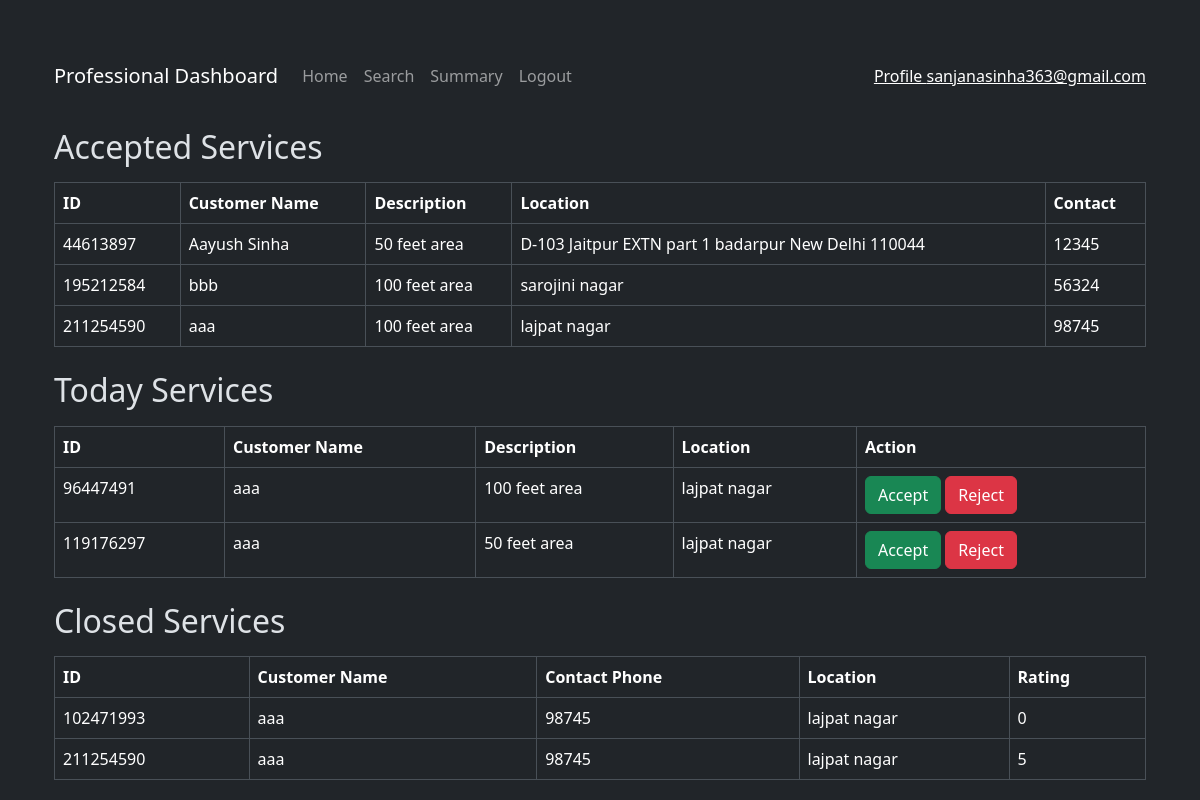
The app's page /professional_dashboard (signed in) with its own data.
### models.py (models this page shows)
class User(db.Model):
    __tablename__ = "user"
    id = db.Column(db.Integer, primary_key=True)
    username = db.Column(db.String(80), unique=True, nullable=False)
    passhash = db.Column(db.String(80), nullable=False)
    name = db.Column(db.String(80), nullable=False)
    role = db.Column(db.String(20), nullable=False)
    professional = db.relationship('Professional', backref='user', lazy=True)
    customer = db.relationship('Customer', backref='user', lazy=True)

class ServiceRequest(db.Model):
    __tablename__ = 'service_request'
    id = db.Column(db.Integer, primary_key=True)
    customer_id = db.Column(db.Integer, db.ForeignKey('customer.id'), nullable=False)  # Reference to Customer
    professional_id = db.Column(db.Integer, db.ForeignKey('professional.id'), nullable=True)  # Reference to Professional
    service_id = db.Column(db.Integer, db.ForeignKey('service.id'), nullable=False)
    date_of_request = db.Column(db.DateTime, default=datetime.utcnow, nullable=False)
    date_of_completion = db.Column(db.DateTime, nullable=True)
    status = db.Column(db.String(20), default='requested', nullable=False)
    rating = db.Column(db.Integer, nullable=True)
    remarks = db.Column(db.Text, nullable=True)
    customer = db.relationship('Customer', back_populates='service_requests')
    service = db.relationship('Service', back_populates='service_requests')
    professional = db.relationship('Professional', back_populates='service_requests')
    review = db.relationship('Review', back_populates='service_request', lazy=True)

class Service(db.Model):
    __tablename__ = 'service'
    id = db.Column(db.Integer, primary_key=True)
    service_name = db.Column(db.String(80), unique=False, nullable=False)
    description = db.Column(db.Text, nullable=False)
    price = db.Column(db.Float, nullable=False)
    time_required = db.Column(db.Integer, nullable=False)
    service_requests = db.relationship('ServiceRequest', back_populates='service', lazy=True)

class Customer(db.Model):
    __tablename__ = 'customer'
    id = db.Column(db.Integer, db.ForeignKey('user.id'), primary_key=True)
    address = db.Column(db.Text, nullable=False)
    pincode = db.Column(db.String(6), nullable=False)
    contact = db.Column(db.String(10), nullable=False)
    service_requests = db.relationship('ServiceRequest', back_populates='customer', lazy=True)

### app.py (the view)
@app.route('/professional_dashboard')
def professional_dashboard():
    user_id = session['user_id']
    professional = Professional.query.get(user_id)
    user = User.query.get(user_id)
    service = Service.query.all()
    accepted_services = ServiceRequest.query.filter_by(professional_id=user_id).all()
    today_services = (
    db.session.query(ServiceRequest)
    .join(Service)
    .filter(Service.service_name == professional.service_name)
    .filter(ServiceRequest.status == 'requested')
    .all()
)
    closed_services = (
    db.session.query(ServiceRequest)
    .join(Service)
    .filter(Service.service_name == professional.service_name)
    .filter(ServiceRequest.status == 'closed')
    .all()
)
    print(today_services, 'today_services')
    print(professional.address,service)
    return render_template('professional_dashboard.html',accepted_services=accepted_services,today_services=today_services, closed_services=closed_services,professional=professional, service=service,user=user)

### templates/professional_dashboard.html (shortened to what this page needs)
{% extends "layout.html" %}  {% block content %}
<div class="container mt-5">
  <nav class="navbar navbar-expand-lg navbar-dark bg-dark">
    <a class="navbar-brand" href="#">Professional Dashboard</a>
    <div class="collapse navbar-collapse">
      <ul class="navbar-nav mr-auto">
        <li class="nav-item">
          <a class="nav-link" href="">Home</a>
        </li>
        <li class="nav-item">
          <a class="nav-link" href="">Search</a>
        </li>
        <li class="nav-item">
          <a class="nav-link" href="">Summary</a>
        </li>
        <li class="nav-item">
          <a class="nav-link" href="">Logout</a>
        </li>
      </ul>
    </div>
    <span class="navbar-text">
      <a href="">Profile {{ user.username }}</a>
    </span>
  </nav>
  <h2 class="mt-4">Accepted Services</h2>
  <table class="table table-bordered mt-3">
    <thead>
      <tr>
        <th>ID</th>
        <th>Customer Name</th>
        <th>Description</th>
        <th>Location</th>
        <th>Contact</th>
      </tr>
    </thead>
    <tbody>
      {% for service_request in accepted_services %}
      <tr>
        <td>{{ service_request.id }}</td>
        <td>{{ service_request.customer.user.name }}</td>
        <td>{{ service_request.service.description }}</td>
        <td>{{ service_request.customer.address }}</td>
        <td>{{ service_request.customer.contact}}</td>
      </tr>
      {% endfor %}
    </tbody>
  </table>
  <h2 class="mt-4">Today Services</h2>
  <table class="table table-bordered mt-3">
    <thead>
      <tr>
        <th>ID</th>
        <th>Customer Name</th>
        <th>Description</th>
        <th>Location</th>
        <th>Action</th>
      </tr>
    </thead>
    <tbody>
      {% for service_request in today_services %}
      <tr>
        <td>{{ service_request.id }}</td>
        <td>{{ service_request.customer.user.name }}</td>
        <td>{{ service_request.service.description }}</td>
        <td>{{ service_request.customer.address }}</td>
        <td>
          <a
            href="{{ url_for('accept_service', service_id=service_request.id) }}"
            class="btn btn-success"
            >Accept</a
          >
          <a
            href="{{ url_for('reject_service', service_id=service_request.id) }}"
            class="btn btn-danger"
            >Reject</a
          >
        </td>
      </tr>
      {% endfor %}
    </tbody>
  </table>
  <h2 class="mt-4">Closed Services</h2>
  <table class="table table-bordered mt-3">
    <thead>
      <tr>
        <th>ID</th>
        <th>Customer Name</th>
        <th>Contact Phone</th>
        <th>Location</th>
        <th>Rating</th>
      </tr>
    </thead>
    <tbody>
      {% for service_request in closed_services %}
      <tr>
        <td>{{ service_request.id }}</td>
        <td>{{ service_request.customer.user.name }}</td>
        <td>{{ service_request.customer.contact }}</td>
        <td>{{ service_request.customer.address }}</td>
        <td>{{ service_request.rating }}</td>
      </tr>
      {% endfor %}
    </tbody>
  </table>
</div>
{% endblock %}

### records on screen
User: username "sanjanasinha363@gmail.com"
ServiceRequest: id "44613897", customer.user.name "Aayush Sinha", service.description "50 feet area", customer.address "D-103 Jaitpur EXTN part 1 badarpur New Delhi 110044", customer.contact "12345"
ServiceRequest: id "195212584", customer.user.name "bbb", service.description "100 feet area", customer.address "sarojini nagar", customer.contact "56324"
ServiceRequest: id "211254590", customer.user.name "aaa", service.description "100 feet area", customer.address "lajpat nagar", customer.contact "98745", rating "5"
ServiceRequest: id "96447491", customer.user.name "aaa", service.description "100 feet area", customer.address "lajpat nagar"
ServiceRequest: id "119176297", customer.user.name "aaa", service.description "50 feet area", customer.address "lajpat nagar"
ServiceRequest: id "102471993", customer.user.name "aaa", customer.contact "98745", customer.address "lajpat nagar", rating "0"
